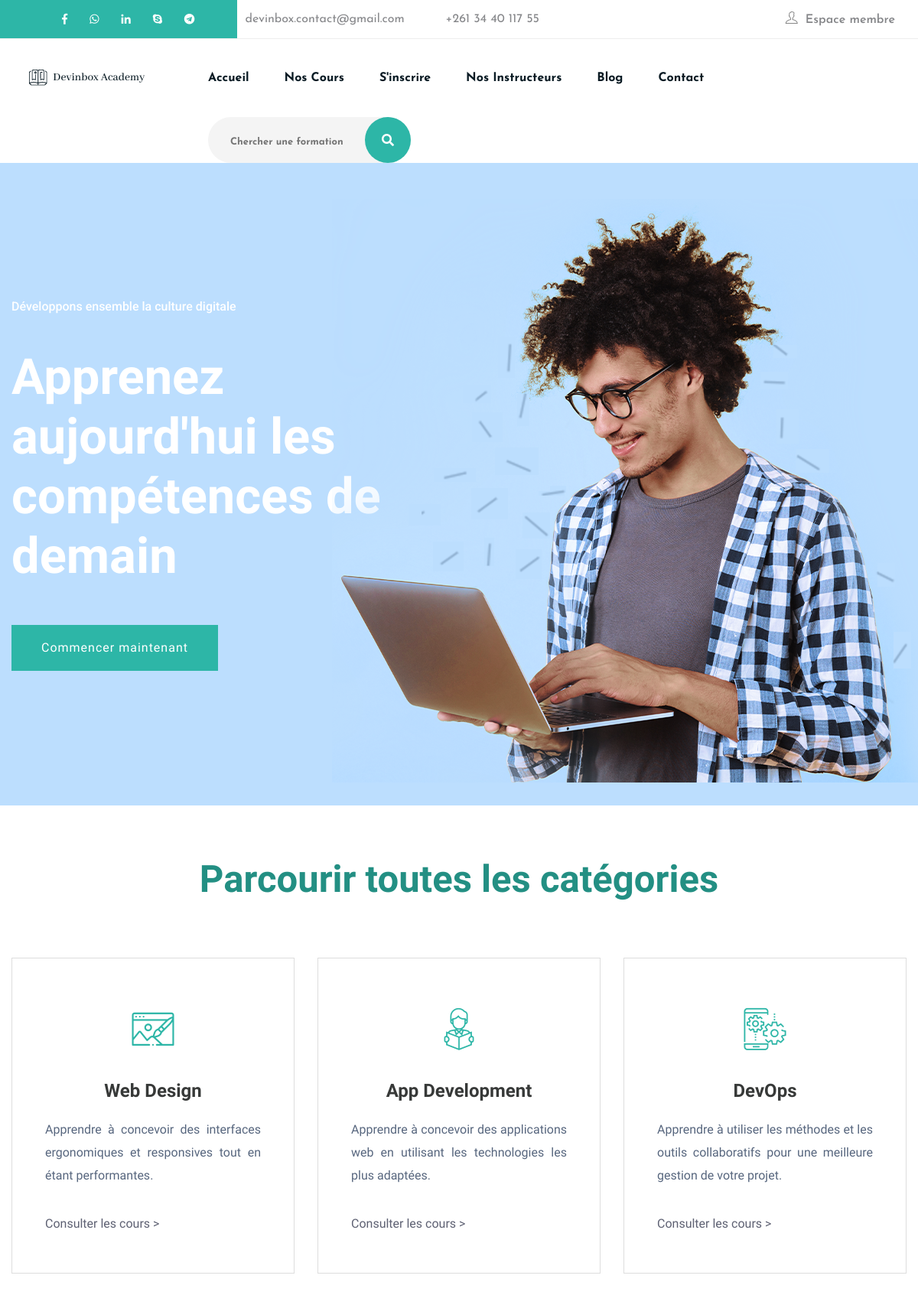
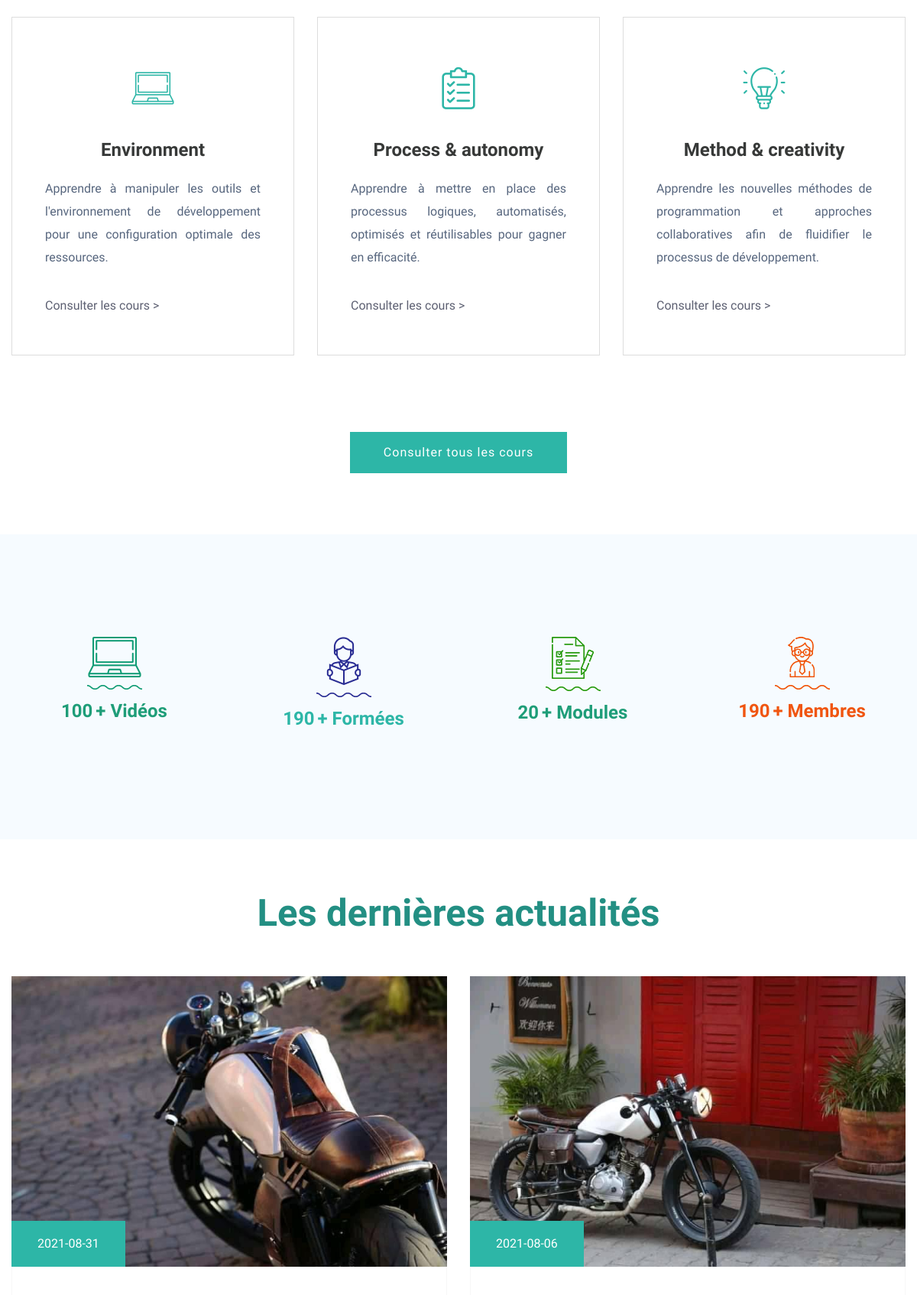
The page / (upper part) on the database its author committed (2 pictures, top to bottom).
### tables this page shows
CREATE TABLE IF NOT EXISTS `article` (
  `id_article` int(11) NOT NULL AUTO_INCREMENT,
  `titre_art` varchar(255) NOT NULL,
  `image_art` varchar(255) NOT NULL,
  `contenu_art` text NOT NULL,
  `date_pub_art` varchar(255) NOT NULL,
  `thematique_art` varchar(255) NOT NULL,
  `auteur_art` varchar(255) NOT NULL,
  PRIMARY KEY (`id_article`)
);

### index.php (the view, shortened to what this page needs)
<?php
  include('connexion/connexion.php');
?>
<!doctype html>
<html class="no-js" lang="zxx">
<head>
	<link rel="stylesheet" href="assets/css/bootstrap.min.css">
	<link rel="stylesheet" href="assets/css/owl.carousel.min.css">
	<link rel="stylesheet" href="assets/css/slicknav.css">
    <link rel="stylesheet" href="assets/css/flaticon.css">
    <link rel="stylesheet" href="assets/css/gijgo.css">
	<link rel="stylesheet" href="assets/css/animate.min.css">
	<link rel="stylesheet" href="assets/css/magnific-popup.css">
	<link rel="stylesheet" href="assets/css/fontawesome-all.min.css">
	<link rel="stylesheet" href="assets/css/themify-icons.css">
	<link rel="stylesheet" href="assets/css/slick.css">
	<link rel="stylesheet" href="assets/css/nice-select.css">
	<link rel="stylesheet" href="assets/css/style.css">
</head>
<body>
    <header>
        <div class="header-area">
            <div class="main-header ">
                <div class="header-top d-none d-lg-block">
                    <div class="header-left-social">
                        <ul class="header-social">
                            <li><a target="_blank" href="https://web.facebook.com/Devinbox-112170117151430/?"><i class="fab fa-facebook-f"></i></a></li>
                            <li><a target="_blank" href="https://api.whatsapp.com/send?phone=261344011755"><i class="fab fa-whatsapp"></i></a></li>
                            <li><a target="_blank" href="https://www.linkedin.com/company/49147337/"><i class="fab fa-linkedin-in"></i></a></li>
                            <li><a target="_blank" href="https://join.skype.com/invite/DVzVjmoEYePm"><i class="fab fa-skype"></i></a></li>
                            <li><a target="_blank" href="https://telegram.me/Devinbox"><i class="fab fa-telegram"></i></a></li>
                        </ul>
                    </div>
                    <div class="container">
                        <div class="col-xl-12">
                            <div class="row d-flex justify-content-between align-items-center">
                                <div class="header-info-left">
                                    <ul>
                                        <li>devinbox.contact@gmail.com</li>
                                        <li>+261 34 40 117 55</li>
                                    </ul>
                                </div>
                                <div class="header-info-right">
                                    <ul>
                                        <li><a href="sidentifier.html"><i class="ti-user"></i>Espace membre</a></li>
                                    </ul>
                                </div>
                            </div>
                        </div>
                    </div>
                </div>
                <div class="header-bottom header-sticky">
                    <div class="logo d-none d-lg-block">
                        <a href="index.php"><img src="assets/img/logo/logo.png" alt=""></a>
                    </div>
                    <div class="container">
                        <div class="menu-wrapper">
                            <div class="main-menu d-none d-lg-block">
                                <nav>
                                    <ul id="navigation">
                                        <li><a href="index.php">Accueil</a></li>
                                        <li><a href="">Nos cours</a>
                                        </li>
                                        <li><a href="inscription.html">S'inscrire</a></li>
                                        <li><a href="instructor.html">Nos instructeurs</a></li>
                                        <li><a href="blog.php">Blog</a>
                                        </li>
                                        <li><a href="contact.html">Contact</a></li>
                                    </ul>
                                </nav>
                            </div>
                            <div class="header-search d-none d-lg-block">
                                <form action="#" class="form-box f-right ">
                                    <input type="text" name="Search" placeholder="Chercher une formation">
                                    <div class="search-icon">
                                        <i class="fas fa-search special-tag"></i>
                                    </div>
                                </form>
                            </div>
                        </div>
                        <div class="col-12">
                        </div>
                    </div>
                </div>
            </div>
        </div>
    </header>
    <main>
        <div class="slider-area ">
            <div class="slider-active">
                <div class="single-slider slider-height d-flex align-items-center">
                    <div class="container">
                        <div class="row align-items-center">
                            <div class="col-xl-6 col-lg-7 col-md-8">
                                <div class="hero__caption">
                                    <span data-animation="fadeInLeft" data-delay=".2s">Développons ensemble la culture digitale</span>
                                    <h1 data-animation="fadeInLeft" data-delay=".4s">Apprenez aujourd'hui les compétences de demain</h1>
                                    <div class="hero__btn">
                                        <a href="cours_en_presentiel.html" class="btn hero-btn"  data-animation="fadeInLeft" data-delay=".8s">Commencer maintenant</a>
                                    </div>
                                </div>
                            </div>
                            <div class="col-xl-6 col-lg-5">
                                <div class="hero-man d-none d-lg-block f-right" data-animation="jello" data-delay=".4s">
                                    <img src="assets/img/hero/heroman.png" alt="">
                                </div>
                            </div>
                        </div>
                    </div>
                </div>
            </div>
        </div>
        <div class="categories-area section-padding30">
            <div class="container">
                <div class="row justify-content-sm-center">
                    <div class="cl-xl-7 col-lg-8 col-md-10">
                        <div class="section-tittle text-center mb-70">
                            <h2>Parcourir toutes les catégories</h2>
                        </div>
                    </div>
                </div>
                <div class="row">
                    <div class="col-lg-4 col-md-6 col-sm-6">
                        <div class="single-cat mb-50">
                            <div class="cat-icon">
                                <span class="flaticon-web-design"></span>
                            </div>
                            <div class="cat-cap">
                                <h5><a  href="">Web Design</a></h5>
                                <p style="text-align: justify;">Apprendre à concevoir des interfaces ergonomiques et responsives tout en étant performantes.</p>
                                <a href="cours_en_presentiel.html" class="read-more1">Consulter les cours ></a>
                            </div>
                        </div>
                    </div>
                    <div class="col-lg-4 col-md-6 col-sm-6">
                        <div class="single-cat mb-50">
                            <div class="cat-icon">
                                <span class="flaticon-education"></span>
                            </div>
                            <div class="cat-cap">
                                <h5><a  href="">App Development</a></h5>
                                <p style="text-align: justify;">Apprendre à concevoir des applications web en utilisant les technologies les plus adaptées.</p>
                                <a  href="cours_en_presentiel.html" class="read-more1">Consulter les cours ></a>
                            </div>
                        </div>
                    </div>
                    <div class="col-lg-4 col-md-6 col-sm-6">
                        <div class="single-cat mb-50">
                            <div class="cat-icon">
                                <span class="flaticon-communications"></span>
                            </div>
                            <div class="cat-cap">
                                <h5><a  href="">DevOps</a></h5>
                                <p style="text-align: justify;">Apprendre à utiliser les méthodes et les outils collaboratifs pour une meilleure gestion de votre projet.</p>
                                <a  href="cours_en_presentiel.html" class="read-more1">Consulter les cours ></a>
                            </div>
                        </div>
                    </div>
                    <div class="col-lg-4 col-md-6 col-sm-6">
                        <div class="single-cat mb-50">
                            <div class="cat-icon">
                                <span class="flaticon-computing"></span>
                            </div>
                            <div class="cat-cap">
                                <h5><a  href="">Environment</a></h5>
                                <p style="text-align: justify;">Apprendre à manipuler les outils et l'environnement de développement pour une configuration optimale des ressources.</p>
                                <a  href="cours_en_presentiel.html" class="read-more1">Consulter les cours ></a>
                            </div>
                        </div>
                    </div>
                    <div class="col-lg-4 col-md-6 col-sm-6">
                        <div class="single-cat mb-50">
                            <div class="cat-icon">
                                <span class="flaticon-tools-and-utensils"></span>
                            </div>
                            <div class="cat-cap">
                                <h5><a  href="">Process & autonomy</a></h5>
                                <p style="text-align: justify;">Apprendre à mettre en place des processus logiques, automatisés, optimisés et réutilisables pour gagner en efficacité.</p>
                                <a  href="cours_en_presentiel.html" class="read-more1">Consulter les cours ></a>
                            </div>
                        </div>
                    </div>
                    <div class="col-lg-4 col-md-6 col-sm-6">
                        <div class="single-cat mb-50">
                            <div class="cat-icon">
                                <span class="flaticon-business"></span>
                            </div>
                            <div class="cat-cap">
                                <h5><a  href="#">Method & creativity</a></h5>
                                <p style="text-align: justify;">Apprendre les nouvelles méthodes de programmation et approches collaboratives afin de fluidifier le processus de développement.</p>
                                <a  href="cours_en_presentiel.html" class="read-more1">Consulter les cours ></a>
                            </div>
                        </div>
                    </div>
                </div>
                <div class="row">
                    <div class="col-lg-12">
                        <div class="browse-btn2 text-center mt-50">
                            <a href="cours_en_presentiel.html" class="btn">Consulter tous les cours</a>
                        </div>
                    </div>
                </div>
            </div>
        </div>
        <div class="count-down-area pt-90 pb-60 section-bg" data-background="assets/img/gallery/section_bg01.png">
            <div class="container">
                <div class="row justify-content-center">
                    <div class="col-lg-12 col-md-12">
                        <div class="count-down-wrapper" >
                            <div class="row justify-content-between">
                                <div class="col-lg-3 col-md-6 col-sm-6">
                                    <div class="single-counter text-center">
                                        <span class="counter color-green">100</span>
                                        <p class="color-green">+ Vidéos</p>
                                    </div>
                                </div>
                                <div class="col-lg-3 col-md-6 col-sm-6">
                                    <div class="single-counter text-center">
                                        <span class="counter color-blue">190</span>
                                        <p class="color-blue">+ Formées</p>
                                    </div>
                                </div>
                                <div class="col-lg-3 col-md-6 col-sm-6">
                                    <div class="single-counter text-center">
                                        <span class="counter color-green">20</span>
                                        <p class="color-green">+ Modules</p>
                                    </div>
                                </div>
                                <div class="col-lg-3 col-md-6 col-sm-6">
                                    <div class="single-counter text-center">
                                        <span class="counter color-red">190</span>
                                        <p class="color-red">+ Membres</p>
                                    </div>
                                </div>
                            </div>
                        </div>
                    </div>
                </div>
            </div>
        </div>
        <div class="home-blog-area section-padding30">
            <div class="container">
                <div class="row">
                    <div class="col-lg-12">
                        <div class="section-tittle text-center mb-50">
                            <h2>Les dernières actualités</h2>
                        </div>
                    </div>
                </div>
                <div class="row">
    <?php
     if ($conn) {
      if(isset($_GET["debut"]))
      {
        $commencement = $_GET["debut"];
        $nbliste = 2;
      }
      else
      {
        $commencement = 0;
        $nbliste = 2;
      }
      $sql = "SELECT * FROM article ORDER BY id_article DESC LIMIT  $commencement, $nbliste";
      $result = mysqli_query($conn, $sql);
      if ($result->num_rows > 0) {
      while($row = $result->fetch_assoc()) {
    ?>
                    <div class="col-xl-6 col-lg-6 col-md-6">
                        <div class="home-blog-single mb-30">
                            <div class="blog-img-cap">
                                <div class="blog-img">
                                    <img src="<?php echo 'upload/'.$row['image_art'] ?>" alt="">
                                    <div class="blog-date text-center">
                                        <p><?php echo $row['date_pub_art']; ?></p>
                                    </div>
                                </div>
                                <div class="blog-cap">
                                </div>
                            </div>
                        </div>
                    </div>
    <?php
      }
    }
     }
    ?>
                </div>
            </div>
        </div>
    </main>
    </body>
</html>

### rows shown on the page
article: image_art (picture), date_pub_art "2021-08-31"
article: image_art (picture), date_pub_art "2021-08-06"
